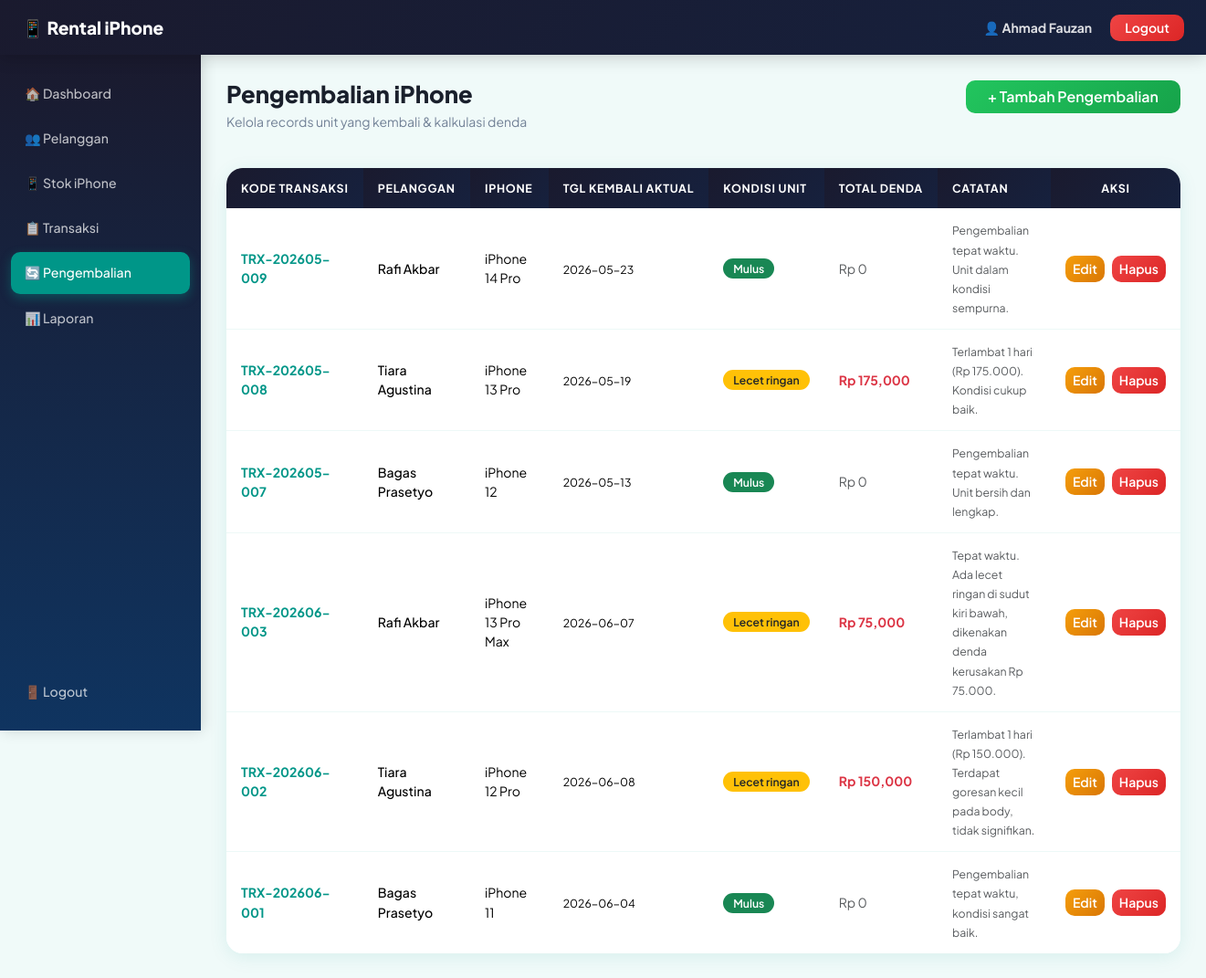
Screenshot of /pengembalian/index.php (signed in) with the database file from the repository.
### tables this page shows
CREATE TABLE `pengembalian` (
  `id_pengembalian` int(11) NOT NULL,
  `id_sewa` int(11) NOT NULL,
  `id_admin` int(11) NOT NULL,
  `tgl_kembali_aktual` date NOT NULL,
  `kondisi_unit` enum('mulus','lecet ringan','rusak','hilang') NOT NULL,
  `denda_keterlambatan` int(11) NOT NULL DEFAULT 0,
  `denda_kerusakan` int(11) NOT NULL DEFAULT 0,
  `total_denda` int(11) NOT NULL DEFAULT 0,
  `catatan` text NOT NULL
);

CREATE TABLE `transaksi_sewa` (
  `id_sewa` int(11) NOT NULL,
  `kode_transaksi` varchar(20) NOT NULL,
  `id_pelanggan` int(11) NOT NULL,
  `id_iphone` int(11) NOT NULL,
  `id_admin` int(11) NOT NULL,
  `tgl_mulai` date NOT NULL,
  `tgl_kembali` date NOT NULL,
  `jaminan_identitas` varchar(50) NOT NULL,
  `total_bayar` int(11) NOT NULL,
  `status_transaksi` enum('proses','berjalan','selesai','terlambat') NOT NULL DEFAULT 'berjalan'
);

CREATE TABLE `pelanggan` (
  `id_pelanggan` int(11) NOT NULL,
  `nama_pelanggan` varchar(100) NOT NULL,
  `nik_ktp` varchar(16) NOT NULL,
  `no_wa` varchar(15) NOT NULL,
  `alamat` text NOT NULL,
  `link_sosmed` varchar(100) NOT NULL DEFAULT ''
);

CREATE TABLE `stok_iphone` (
  `id_iphone` int(11) NOT NULL,
  `tipe_unit` varchar(50) NOT NULL,
  `no_seri` varchar(50) NOT NULL,
  `warna` varchar(20) NOT NULL,
  `kapasitas_gb` int(11) NOT NULL,
  `harga_sewa_perhari` int(11) NOT NULL,
  `gambar` varchar(100) NOT NULL DEFAULT '',
  `status_ketersediaan` enum('tersedia','disewa','servis') NOT NULL DEFAULT 'tersedia',
  `status` enum('Tersedia','Disewa') DEFAULT 'Tersedia'
);

### pengembalian/index.php (the view, shortened to what this page needs)
<?php
include "../config/koneksi.php";
$query = mysqli_query($koneksi,
    "SELECT pengembalian.*, transaksi_sewa.kode_transaksi, pelanggan.nama_pelanggan, stok_iphone.tipe_unit
     FROM pengembalian
     JOIN transaksi_sewa ON transaksi_sewa.id_sewa = pengembalian.id_sewa
     JOIN pelanggan ON pelanggan.id_pelanggan = transaksi_sewa.id_pelanggan
     JOIN stok_iphone ON stok_iphone.id_iphone = transaksi_sewa.id_iphone
     ORDER BY pengembalian.id_pengembalian DESC"
);
?>
<!DOCTYPE html>
<html lang="id">
<head>
    <link href="https://cdn.jsdelivr.net/npm/bootstrap@5.3.3/dist/css/bootstrap.min.css" rel="stylesheet">
    <link rel="stylesheet" href="../assets/css/style.css">
</head>
<body>
<nav class="navbar-custom">
    <a class="navbar-brand" href="#">📱 Rental iPhone</a>
    <div class="ms-auto">
        <span class="text-white">👤 <strong><?= htmlspecialchars($_SESSION['nama_admin']); ?></strong></span>
        <a href="../auth/logout.php" class="btn btn-danger btn-sm px-3 ms-2">Logout</a>
    </div>
</nav>
<div class="layout-wrapper">
    <div class="sidebar" id="sidebarMenu">
        <a href="../index.php">🏠 Dashboard</a>
        <a href="../pelanggan/index.php">👥 Pelanggan</a>
        <a href="../iphone/index.php">📱 Stok iPhone</a>
        <a href="../transaksi/index.php">📋 Transaksi</a>
        <a href="../pengembalian/index.php" class="active">🔄 Pengembalian</a>
        <a href="../laporan/index.php">📊 Laporan</a>
        <a href="../auth/logout.php" class="sidebar-logout">🚪 Logout</a>
    </div>
    <div class="main-content">
        <div class="page-header">
            <div>
                <h2>Pengembalian iPhone</h2>
                <p class="subtitle">Kelola records unit yang kembali & kalkulasi denda</p>
            </div>
            <a href="tambah.php" class="btn btn-success px-4">+ Tambah Pengembalian</a>
        </div>
        <div class="card">
            <div class="card-body p-0">
                <div class="table-wrapper" style="overflow-x:auto;">
                    <table class="table table-hover mb-0">
                        <thead>
                            <tr>
                                <th>Kode Transaksi</th>
                                <th>Pelanggan</th>
                                <th>iPhone</th>
                                <th>Tgl Kembali Aktual</th>
                                <th>Kondisi Unit</th>
                                <th>Total Denda</th>
                                <th>Catatan</th>
                                <th class="text-center">Aksi</th>
                            </tr>
                        </thead>
                        <tbody>
                            <?php while($row = mysqli_fetch_assoc($query)){ ?>
                            <tr>
                                <td><strong style="color:var(--primary);"><?= !empty($row['kode_transaksi']) ? $row['kode_transaksi'] : 'TRX-00'.$row['id_sewa']; ?></strong></td>
                                <td class="fw-medium"><?= htmlspecialchars($row['nama_pelanggan']); ?></td>
                                <td><?= htmlspecialchars($row['tipe_unit']); ?></td>
                                <td><small><?= $row['tgl_kembali_aktual']; ?></small></td>
                                <td>
                                    <?php
                                    $k = $row['kondisi_unit'];
                                    $kb = $k=='mulus' ? 'bg-success' : ($k=='lecet ringan' ? 'bg-warning text-dark' : 'bg-danger');
                                    echo "<span class='badge $kb'>".ucfirst($k)."</span>";
                                    ?>
                                </td>
                                <td class="<?= $row['total_denda'] > 0 ? 'text-danger fw-bold' : 'text-muted'; ?>">
                                    Rp <?= number_format($row['total_denda']); ?>
                                </td>
                                <td><small class="text-muted"><?= htmlspecialchars($row['catatan']); ?></small></td>
                                <td class="text-center">
                                    <div class="d-flex gap-2 justify-content-center">
                                        <a href="edit.php?id=<?= $row['id_pengembalian']; ?>" class="btn btn-warning btn-sm">Edit</a>
                                        <a href="hapus.php?id=<?= $row['id_pengembalian']; ?>" class="btn btn-danger btn-sm" onclick="return confirm('Yakin hapus data ini?')">Hapus</a>
                                    </div>
                                </td>
                            </tr>
                            <?php } ?>
                        </tbody>
                    </table>
                </div>
            </div>
        </div>
    </div>
</div>
</body>
</html>

### assets/css/style.css (style rules this page uses)
:root { --primary: #009688; --primary-dark: #00796B; --secondary: #1a1a2e; --background: #f0faf9; --sidebar-width: 220px; --navbar-height: 60px; }
* { box-sizing: border-box; margin: 0; padding: 0; }
html { -webkit-text-size-adjust: 100%; }
body { font-family: 'Plus Jakarta Sans', 'Segoe UI', Arial, sans-serif; background: #f0faf9; color: #1a202c; min-height: 100vh; overflow-x: hidden; }
.navbar-custom { background: linear-gradient(135deg, #1a1a2e 0%, #16213e 100%) !important; min-height: var(--navbar-height); padding: 0 24px; display: flex; align-items: center; position: fixed; top: 0; left: 0; right: 0; z-index: 1000; box-shadow: 0 2px 20px rgba(0,0,0,0.2); gap: 14px; }
.navbar-custom .navbar-brand { color: white !important; font-weight: 800; font-size: 1.2rem; text-decoration: none; white-space: nowrap; }
.navbar-custom .ms-auto { margin-left: auto !important; display: flex; align-items: center; gap: 12px; }
.navbar-custom .text-white { color: rgba(255,255,255,0.85) !important; font-size: 0.875rem; }
.sidebar { position: fixed; top: var(--navbar-height); left: 0; width: var(--sidebar-width); height: calc(100vh - var(--navbar-height)); background: linear-gradient(180deg, #1a1a2e 0%, #0f3460 100%); padding: 20px 12px; display: flex !important; flex-direction: column; gap: 4px; overflow-y: auto; z-index: 900; box-shadow: 2px 0 15px rgba(0,0,0,0.15); transition: transform 0.3s ease; }
.sidebar a { display: flex !important; align-items: center; padding: 11px 14px; color: rgba(255,255,255,0.72) !important; text-decoration: none !important; border-radius: 10px; font-size: 0.88rem; font-weight: 500; transition: all 0.25s ease; border: 1px solid transparent; gap: 8px; }
.sidebar a.active { background: var(--primary) !important; color: white !important; box-shadow: 0 4px 12px rgba(0,150,136,0.4); }
.sidebar-logout { margin-top: auto !important; color: rgba(255,120,120,0.8) !important; }
.layout-wrapper { display: flex; padding-top: var(--navbar-height); min-height: 100vh; }
.main-content { margin-left: var(--sidebar-width); padding: 28px; flex: 1; min-height: calc(100vh - var(--navbar-height)); }
.page-header { display: flex; justify-content: space-between; align-items: flex-start; margin-bottom: 24px; }
.page-header h2 { font-size: 1.6rem; font-weight: 800; margin: 0 0 4px; color: #1a202c; }
.page-header .subtitle { color: #718096; font-size: 0.875rem; }
.card { border: none !important; border-radius: 18px !important; background: rgba(255,255,255,0.92) !important; box-shadow: 0 4px 20px rgba(0,150,136,0.1) !important; transition: transform 0.3s ease, box-shadow 0.3s ease; overflow: hidden; }
.card-body { padding: 24px; }
.btn { border-radius: 10px !important; font-weight: 600 !important; transition: all 0.25s !important; }
.btn-success { background: linear-gradient(135deg,#22c55e,#16a34a) !important; border:none !important; }
.btn-danger { background: linear-gradient(135deg,#ef4444,#dc2626) !important; border:none !important; }
.btn-warning { background: linear-gradient(135deg,#f59e0b,#d97706) !important; border:none !important; color:white !important; }
.table-wrapper { border-radius: 16px; overflow-x: auto; -webkit-overflow-scrolling: touch; }
.table { margin-bottom: 0 !important; min-width: 640px; }
.table thead th { background: linear-gradient(135deg, #1a1a2e, #16213e) !important; color: white !important; padding: 13px 16px !important; font-size: 0.78rem !important; text-transform: uppercase; letter-spacing: 0.7px; font-weight: 700 !important; border: none !important; white-space: nowrap; }
.table tbody td { padding: 13px 16px !important; vertical-align: middle; border-bottom: 1px solid rgba(0,150,136,0.07) !important; font-size: 0.88rem; border-top: none !important; }
.table tbody tr:last-child td { border-bottom: none !important; }
.badge { padding: 5px 11px !important; border-radius: 50px !important; font-size: 0.76rem !important; font-weight: 600 !important; }

### rows the page displays
pengembalian: id_sewa.kode_transaksi "TRX-202605-009", pelanggan.nama_pelanggan "Rafi Akbar", stok_iphone.tipe_unit "iPhone 14 Pro", tgl_kembali_aktual "2026-05-23", kondisi_unit "Mulus", total_denda "0", catatan "Pengembalian tepat waktu. Unit dalam kondisi sempurna."
pengembalian: id_sewa.kode_transaksi "TRX-202605-008", pelanggan.nama_pelanggan "Tiara Agustina", stok_iphone.tipe_unit "iPhone 13 Pro", tgl_kembali_aktual "2026-05-19", kondisi_unit "Lecet ringan", total_denda "175,000", catatan "Terlambat 1 hari (Rp 175.000). Kondisi cukup baik."
pengembalian: id_sewa.kode_transaksi "TRX-202605-007", pelanggan.nama_pelanggan "Bagas Prasetyo", stok_iphone.tipe_unit "iPhone 12", tgl_kembali_aktual "2026-05-13", kondisi_unit "Mulus", total_denda "0", catatan "Pengembalian tepat waktu. Unit bersih dan lengkap."
pengembalian: id_sewa.kode_transaksi "TRX-202606-003", pelanggan.nama_pelanggan "Rafi Akbar", stok_iphone.tipe_unit "iPhone 13 Pro Max", tgl_kembali_aktual "2026-06-07", kondisi_unit "Lecet ringan", total_denda "75,000", catatan "Tepat waktu. Ada lecet ringan di sudut kiri bawah, dikenakan denda kerusakan Rp 75.000."
pengembalian: id_sewa.kode_transaksi "TRX-202606-002", pelanggan.nama_pelanggan "Tiara Agustina", stok_iphone.tipe_unit "iPhone 12 Pro", tgl_kembali_aktual "2026-06-08", kondisi_unit "Lecet ringan", total_denda "150,000", catatan "Terlambat 1 hari (Rp 150.000). Terdapat goresan kecil pada body, tidak signifikan."
pengembalian: id_sewa.kode_transaksi "TRX-202606-001", pelanggan.nama_pelanggan "Bagas Prasetyo", stok_iphone.tipe_unit "iPhone 11", tgl_kembali_aktual "2026-06-04", kondisi_unit "Mulus", total_denda "0", catatan "Pengembalian tepat waktu, kondisi sangat baik."

### other values shown
$_SESSION['nama_admin'] "Ahmad Fauzan"
